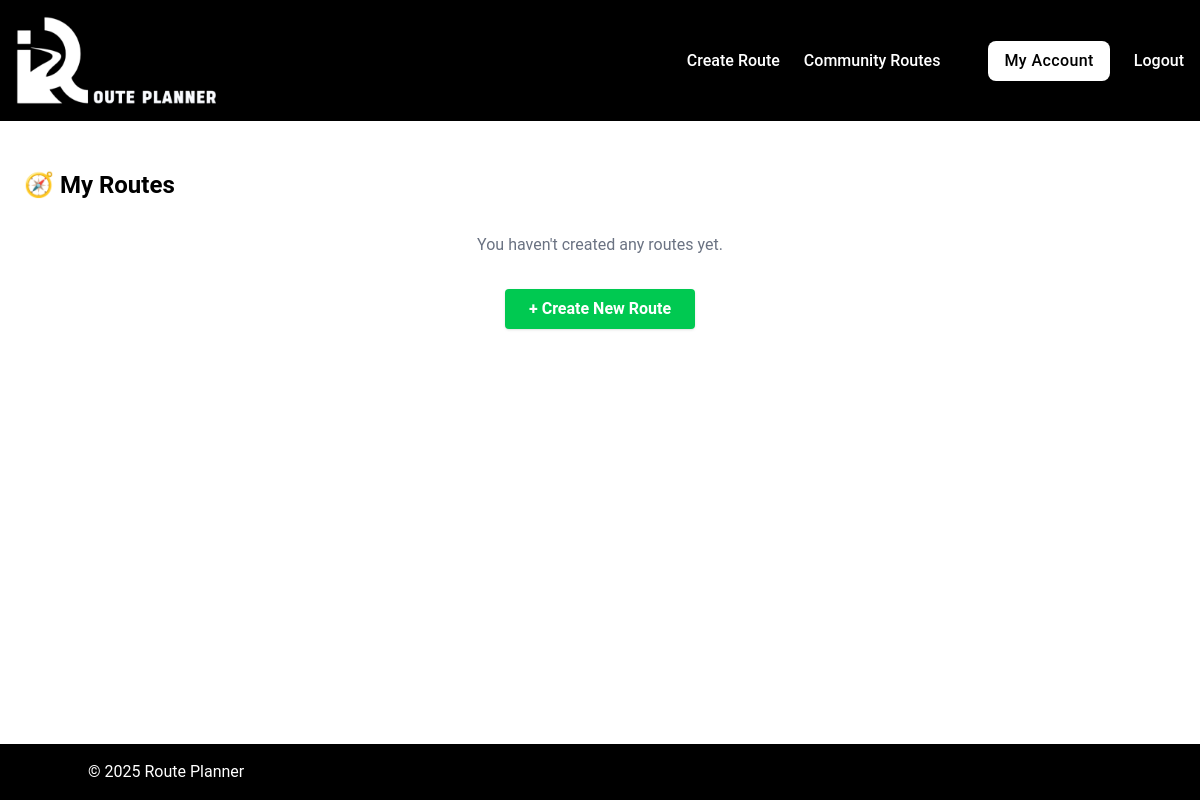
The page /my-routes (signed in) on the database as committed earlier.
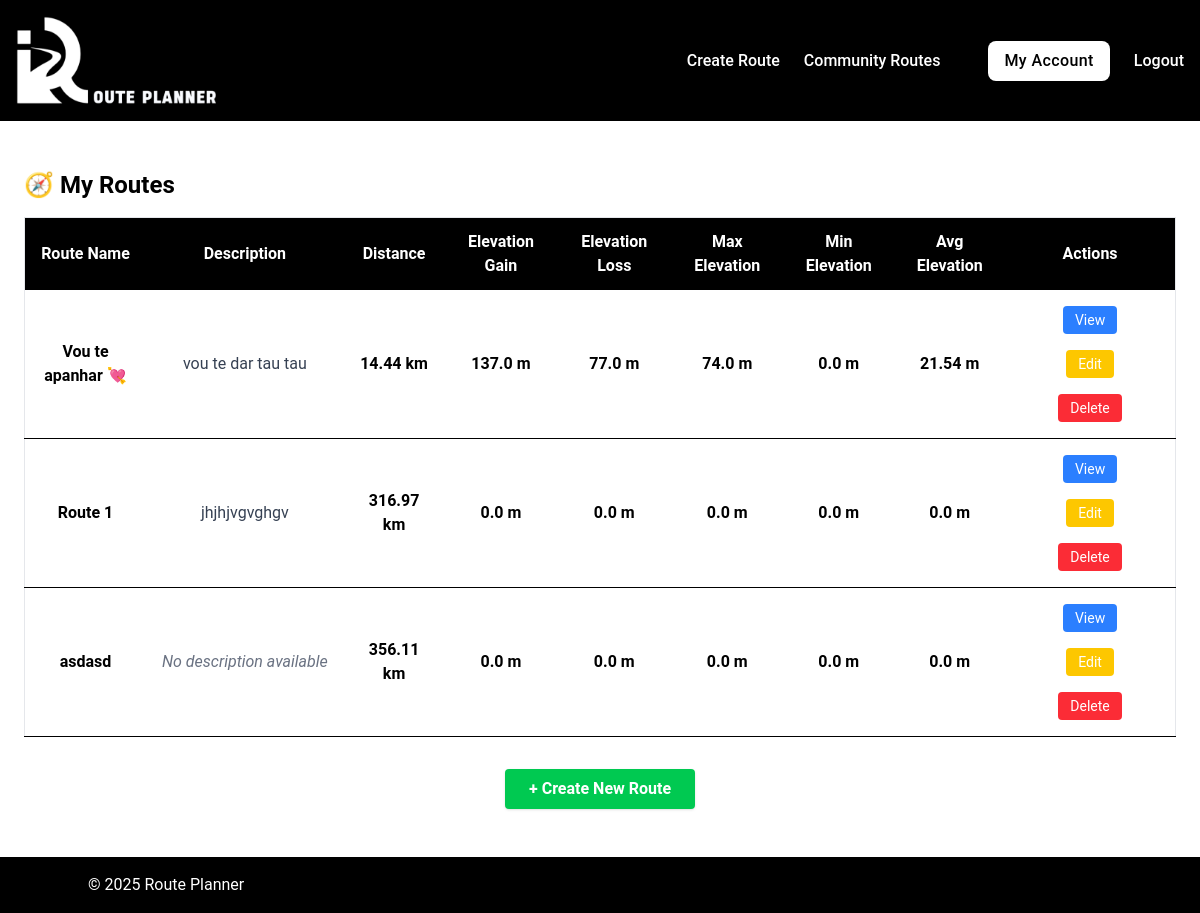
The same page on the database as committed later.
### tables this page shows
CREATE TABLE routes (
id INTEGER PRIMARY KEY,
user_id INTEGER NOT NULL,
name TEXT NOT NULL,
description TEXT,
coordinates TEXT NOT NULL, elevation_gain REAL DEFAULT 0, elevation_loss REAL DEFAULT 0, max_elevation REAL DEFAULT 0, min_elevation REAL DEFAULT 0, avg_elevation REAL DEFAULT 0, total_distance REAL DEFAULT 0, map_image_url TEXT,
FOREIGN KEY (user_id) REFERENCES users(id)
);

### app.py (the view)
@app.route("/my-routes")
@login_required
def my_routes():
    user_id = session.get("user_id")
    my_routes = query_db(
        "SELECT * FROM routes WHERE user_id = ?", (user_id,)
    )
    return render_template("routes/my_routes.html", routes = my_routes, user_id = user_id)

### helpers.py (called while the page is built)
def get_db():
    db = getattr(g, "_database", None)
    if db is None:
        db = g._database = sqlite3.connect(DATABASE)
        db.row_factory = sqlite3.Row # Allows accessing columns by name
    return db

def close_connection(exception):
    db = getattr(g, "_database", None)
    if db is not None:
        db.close()

def query_db(query, args = (), commit = False):
    connection = get_db()
    current = connection.cursor()
    current.execute(query, args)
    if commit:
        connection.commit()
    else:
        return current.fetchall()

def login_required(f):
    @wraps(f)
    def decorated_function(*args, **kwargs):
        if "user_id" not in session:
            flash("Please log in to access this page.", "error")
            return redirect("/login")
        return f(*args, **kwargs)
    return decorated_function

### templates/routes/my_routes.html (shortened to what this page needs)
{% extends "base.html" %}
{% block main %}
  <div class="max-w-7xl mx-auto my-[2%] p-6">
    <h2 class="text-2xl font-bold mb-4">
      🧭 My Routes
    </h2>
    {% if routes %}
      <div class="overflow-x-auto">
        <table class="min-w-full bg-white border border-gray-200">
          <thead class="bg-black text-white sticky top-0 z-10">
            <tr>
              <th class="py-3 px-4 text-center">Route Name</th>
              <th class="py-3 px-4 text-center">Description</th>
              <th class="py-3 px-4 text-center">Distance</th>
              <th class="py-3 px-4 text-center">Elevation Gain</th>
              <th class="py-3 px-4 text-center">Elevation Loss</th>
              <th class="py-3 px-4 text-center hidden sm:table-cell">Max Elevation</th>
              <th class="py-3 px-4 text-center hidden sm:table-cell">Min Elevation</th>
              <th class="py-3 px-4 text-center hidden md:table-cell">Avg Elevation</th>
              <th class="py-3 px-4 text-center">Actions</th>
            </tr>
          </thead>
          <tbody>
            {% for route in routes %}
              <tr class="border-b hover:bg-blue-50 text-center">
                <td class="py-2 px-4 font-semibold">{{ route.name }}</td>
                <td class="py-2 px-4 truncate max-w-xs text-gray-700">
                  {% if route.description %}
                    {{ route.description }}
                  {% else %}
                    <span class="text-gray-500 italic">No description available</span>
                  {% endif %}
                </td>
                <td class="py-2 px-4 font-semibold">{{ route.total_distance }} km</td>
                <td class="py-2 px-4 font-semibold">{{ route.elevation_gain }} m</td>
                <td class="py-2 px-4 font-semibold">{{ route.elevation_loss }} m</td>
                <td class="py-2 px-4 font-semibold hidden sm:table-cell">{{ route.max_elevation }} m</td>
                <td class="py-2 px-4 font-semibold hidden sm:table-cell">{{ route.min_elevation }} m</td>
                <td class="py-2 px-4 font-semibold hidden md:table-cell">{{ route.avg_elevation }} m</td>
                <td class="py-2 px-4 space-x-2 text-center">
                  <a
                    class="
                      inline-block
                      bg-blue-500
                      hover:bg-blue-600
                      text-white
                      px-3
                      py-1
                      rounded
                      text-sm
                      my-2
                      mx-2
                      "
                    href="/route/{{ route.id }}">
                    View
                  </a>
                  <a
                    class="
                      inline-block
                      bg-yellow-400
                      hover:bg-yellow-500
                      text-white
                      px-3
                      py-1
                      rounded
                      text-sm
                      my-2
                      mx-2
                      "
                    href="/route/{{ route.id }}/edit">
                    Edit
                  </a>
                  <a
                    class="
                      inline-block
                      bg-red-500
                      hover:bg-red-600
                      text-white
                      px-3
                      py-1
                      rounded
                      text-sm
                      my-2
                      mx-2
                      "
                    href="/route/{{ route.id }}/delete">
                    Delete
                  </a>
                </td>
              </tr>
            {% endfor %}
          </tbody>
        </table>
      </div>
    {% else %}
      <p class="text-center text-gray-500 mt-8">
        You haven't created any routes yet.
      </p>
    {% endif %}
    <div class="mt-8 flex justify-center">
      <a
        class="bg-green-500 hover:bg-green-600 text-white font-bold py-2 px-6 rounded shadow"
        href="/">
        + Create New Route
      </a>
    </div>
  </div>
{% endblock %}

Rows that differ between the two databases and show on the page:
added routes: name "Vou te apanhar 💘", description "vou te dar tau tau", total_distance "14.44", elevation_gain "137.0", elevation_loss "77.0", max_elevation "74.0", min_elevation "0.0", avg_elevation "21.54"
added routes: name "Route 1", description "jhjhjvgvghgv", total_distance "316.97", elevation_gain "0.0", elevation_loss "0.0", max_elevation "0.0", min_elevation "0.0", avg_elevation "0.0"
added routes: name "asdasd", description "No description available", total_distance "356.11", elevation_gain "0.0", elevation_loss "0.0", max_elevation "0.0", min_elevation "0.0", avg_elevation "0.0"
Other text that changed with them:
text no longer shown: "You haven't created any routes yet."
text now shown: "Route Name Description Distance Elevation Gain Elevation Loss Max Elevation Min Elevation Avg Elevation Actions"
